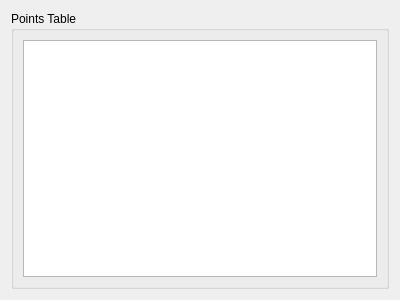
<?xml version="1.0" encoding="UTF-8"?>
<ui version="4.0">
 <class>PointTableWidget</class>
 <widget class="QWidget" name="PointTableWidget">
  <property name="geometry">
   <rect>
    <x>0</x>
    <y>0</y>
    <width>400</width>
    <height>300</height>
   </rect>
  </property>
  <property name="windowTitle">
   <string>Form</string>
  </property>
  <layout class="QVBoxLayout" name="verticalLayout_2">
   <item>
    <widget class="QGroupBox" name="groupBox">
     <property name="title">
      <string>Points Table</string>
     </property>
     <layout class="QVBoxLayout" name="verticalLayout">
      <item>
       <widget class="QTableWidget" name="tableWidget"/>
      </item>
     </layout>
    </widget>
   </item>
  </layout>
 </widget>
 <resources/>
 <connections/>
</ui>
